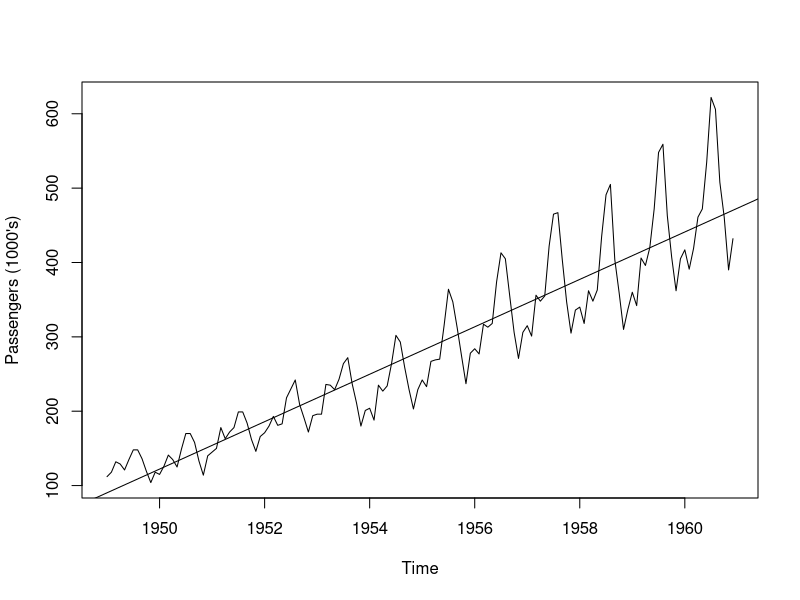
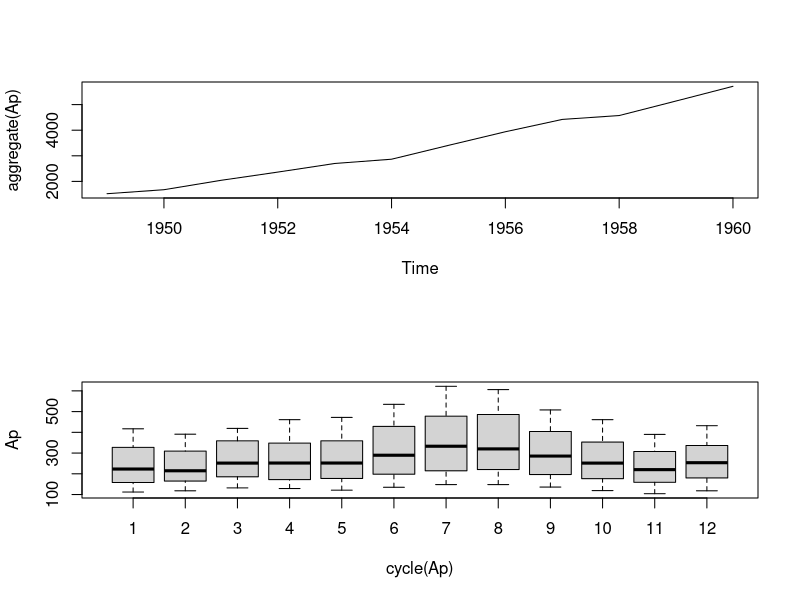

R code for these plots, in order:
## ---- chunk 1
knitr::opts_chunk$set(echo = TRUE)
## ---- chunk 2

data(AirPassengers)
Ap<-AirPassengers
Ap
class(Ap)
start(Ap)
end(Ap)
frequency(Ap)
## ---- chunk 3
plot(Ap,ylab="Passengers (1000's)")
abline(reg=lm(Ap~time(Ap)))
## ---- chunk 4
layout(1:2)
plot(aggregate(Ap))
boxplot(Ap~cycle(Ap))
